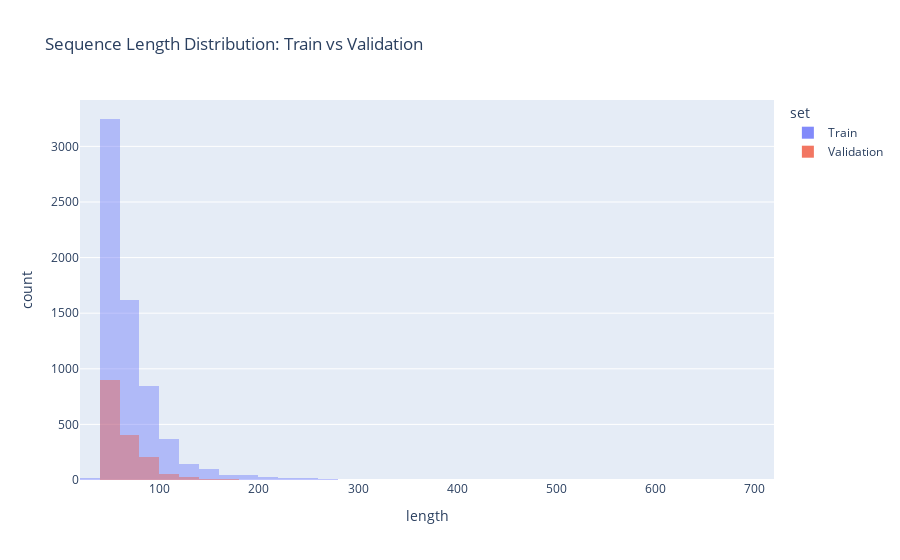

Source (notebook cell):
### Markdown cell above
Second(to avoid always look at the first one) Train/validation split sequences lengths comparaison.

### Code cell
def get_set_sequences_lengths(set:DF, name:str) -> DF:
    return (
        set
        .groupby("sequence_id", observed=True)
        .size()
        .reset_index(name="length")
        .assign(set=name)
    )

full_se_lengths = pd.concat((
    get_set_sequences_lengths(folds[2][0], "Train"),
    get_set_sequences_lengths(folds[2][1], "Validation"),
))

fig = px.histogram(
    full_se_lengths,
    x="length",
    color="set",
    barmode="overlay",  # or 'group' if you want side-by-side bars
    nbins=50,           # adjust bin size if needed
    title="Sequence Length Distribution: Train vs Validation"
)

fig.update_traces(opacity=0.8)  # better visibility with overlay
fig.show()

### Figure 1 — Plotly figure (JSON) as saved in the notebook; plotly's stock layout.template omitted (floating-point values rounded to 4 significant figures; data arrays with more than 128 entries replaced by an {"elided": "..."} marker saying what was removed)
{"data": [{"bingroup": "x", "hovertemplate": "set=Train<br>length=%{x}<br>count=%{y}<extra></extra>", "legendgroup": "Train", "marker": {"color": "#636efa", "opacity": 0.5, "pattern": {"shape": ""}}, "name": "Train", "nbinsx": 50, "opacity": 0.8, "orientation": "v", "showlegend": true, "type": "histogram", "x": {"elided": "6524 int values"}, "xaxis": "x", "yaxis": "y"}, {"bingroup": "x", "hovertemplate": "set=Validation<br>length=%{x}<br>count=%{y}<extra></extra>", "legendgroup": "Validation", "marker": {"color": "#EF553B", "opacity": 0.5, "pattern": {"shape": ""}}, "name": "Validation", "nbinsx": 50, "opacity": 0.8, "orientation": "v", "showlegend": true, "type": "histogram", "x": {"elided": "1627 int values"}, "xaxis": "x", "yaxis": "y"}], "layout": {"barmode": "overlay", "legend": {"title": {"text": "set"}, "tracegroupgap": 0}, "title": {"text": "Sequence Length Distribution: Train vs Validation"}, "xaxis": {"anchor": "y", "domain": [0, 1], "title": {"text": "length"}}, "yaxis": {"anchor": "x", "domain": [0, 1], "title": {"text": "count"}}}}
